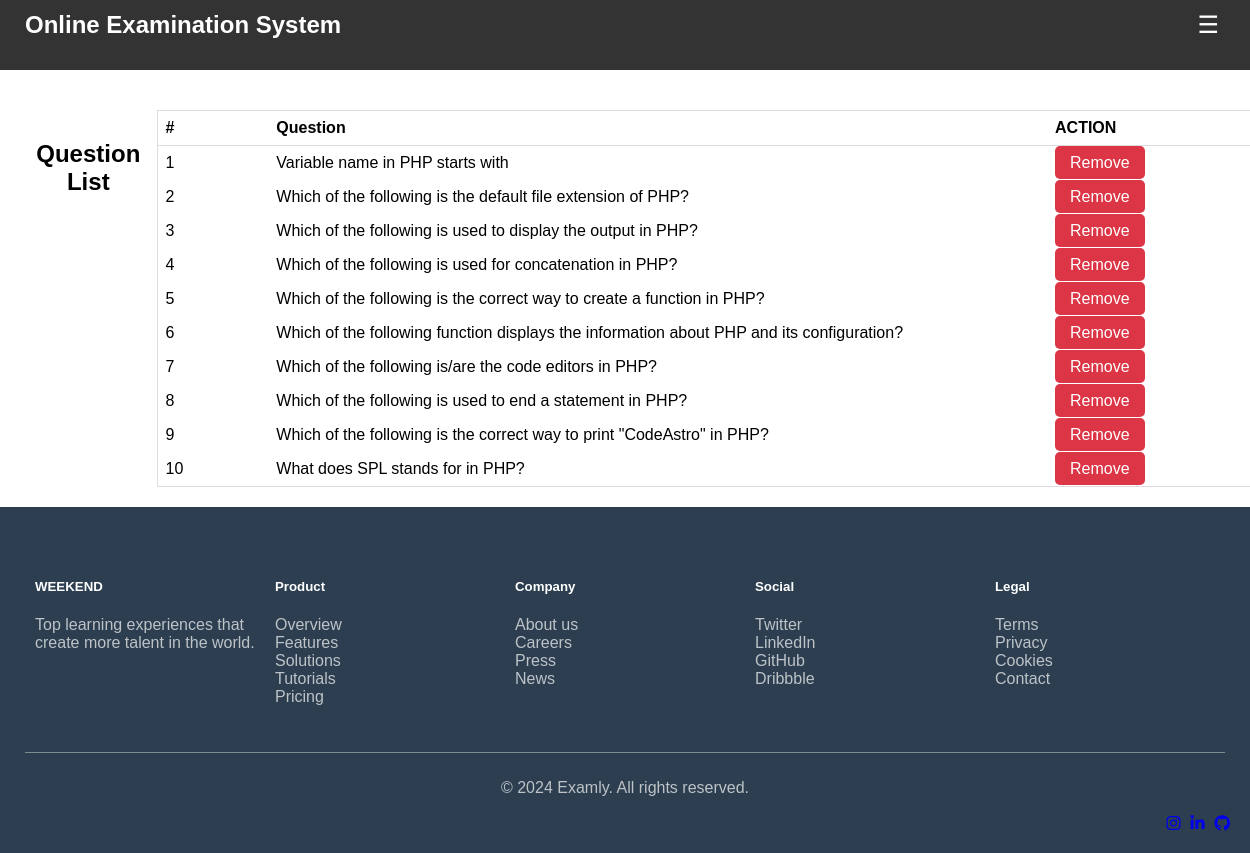
/admin/queslist.php (signed in), run on the app's committed database.
### tables this page shows
CREATE TABLE `tbl_ques` (
  `id` int(11) NOT NULL,
  `quesNo` int(11) NOT NULL,
  `ques` text NOT NULL
);

### lib/Database.php (called while the page is built, shortened)
<?php
class Database {
    public $host   = DB_HOST;
    public $user   = DB_USER;
    public $pass   = DB_PASS;
    public $dbname = DB_NAME;
    public $link;
    private function connectDB() {
        $this->link = new mysqli($this->host, $this->user, $this->pass, $this->dbname);
    }
    public function select($query) {
        $result = $this->link->query($query);
        if ($result->num_rows > 0) {
            return $result;
        } else {
            return false;
        }
    }
}

### classes/Exam.php (called while the page is built, shortened)
<?php
$filepath = realpath(dirname(__FILE__));
include_once ($filepath.'/../lib/Database.php');
class Exam{
	private $db;
	public function __construct(){
		$this->db = new Database();
	}
 public function getqueData(){
   $query = "SELECT * FROM tbl_ques ORDER BY quesNo ASC";
   $result = $this->db->select($query);
   return $result;
 }
}
?>

### admin/queslist.php (the view, shortened to what this page needs)
<?php
    $filepath = realpath(dirname(__FILE__));
    include_once ($filepath.'/inc/header.php');
    include_once ($filepath.'/../classes/Exam.php');
    $exam = new Exam();
?>
<div class="container" style="width: 100%; padding: 20px;">
    <div class="row" style="display: flex; justify-content: center;">
        <div class="col-lg-12 text-center" style="text-align: center;">
            <h1 style="margin-top: 50px; font-size: 24px;">Question List</h1>
            <br/>
        </div>
        <div class="col-lg-12" style="width: 100%; padding: 0;">
            <table style="width: 100%; border-collapse: collapse; margin-top: 20px; border: 1px solid #ddd;">
                <thead>
                    <tr style="margin-bottom: 10px">
                        <th style="width: 10%; padding: 8px; text-align: left; border-bottom: 1px solid #ddd;">#</th>
                        <th style="width: 70%; padding: 8px; text-align: left; border-bottom: 1px solid #ddd;">Question</th>
                        <th style="width: 20%; padding: 8px; text-align: left; border-bottom: 1px solid #ddd;">ACTION</th>
                    </tr>
                </thead>
                <tbody>
                    <?php
                    $questionData = $exam->getqueData();
                    if ($questionData) {
                        $i = 0;
                        while ($result = $questionData->fetch_assoc()) {
                            $i++;
                    ?>
                        <tr>
                            <td style="padding: 8px;"><?php echo $i; ?></td>
                            <td style="padding: 8px;"><?php echo $result['ques']; ?></td>
                            <td style="padding: 8px;"><a onclick="return confirm('Are you sure to Delete.')" href="?delque=<?php echo $result['quesNo']; ?>" style="background-color: #dc3545; color: white; padding: 8px 15px; text-decoration: none; border-radius: 5px; text-align: center; margin-bottom: 10px;">Remove</a></td>
                        </tr>
                    <?php } } ?>
                </tbody>
            </table>
        </div>
    </div>
</div>
<?php include '../inc/footer.php'; ?>

### admin/inc/header.php (shortened to what this page needs)
<?php
    include_once ("../lib/Database.php");
?>
<!doctype html>
<html>
<head>
</head>
<body style="font-family: Verdana, sans-serif; margin: 0; padding: 0;">
<nav style="background-color: #333; color: #fff; padding: 10px; position: relative; height: 50px;">
    <div style="display: flex; justify-content: space-between; align-items: center; max-width: 1200px; margin: 0 auto;">
        <a href="/exam" style="color: #fff; text-decoration: none; font-size: 24px; font-weight: bold;">Online Examination System</a>
        <button class="navbartoggle1" type="button" onclick="toggleMenu()" style="background: none; border: none; color: #fff; font-size: 24px; cursor: pointer;">☰</button>
    </div>
</nav>

### inc/footer.php (shortened to what this page needs)
<footer id="footer" style="background-color: #2c3e50; color: #ecf0f1; padding: 40px 20px; font-family: Verdana, sans-serif; margin-bottom: 0;">
  <div class="container" style="max-width: 1200px; margin: auto;">
    <div class="row" style="display: flex; justify-content: space-between;">
      <div class="col-md-3" style="flex: 1; margin: 10px;">
        <h5 style="color: #ffffff;">WEEKEND</h5>
        <p style="color: #bdc3c7;">Top learning experiences that create more talent in the world.</p>
      </div>
      <div class="col-md-2" style="flex: 1; margin: 10px;">
        <h5 style="color: #ffffff;">Product</h5>
        <ul class="quick-links" style="list-style: none; padding: 0;">
          <li><a href="#" style="color: #bdc3c7; text-decoration: none;">Overview</a></li>
          <li><a href="#" style="color: #bdc3c7; text-decoration: none;">Features</a></li>
          <li><a href="#" style="color: #bdc3c7; text-decoration: none;">Solutions</a></li>
          <li><a href="#" style="color: #bdc3c7; text-decoration: none;">Tutorials</a></li>
          <li><a href="#" style="color: #bdc3c7; text-decoration: none;">Pricing</a></li>
        </ul>
      </div>
      <div class="col-md-2" style="flex: 1; margin: 10px;">
        <h5 style="color: #ffffff;">Company</h5>
        <ul class="quick-links" style="list-style: none; padding: 0;">
          <li><a href="#" style="color: #bdc3c7; text-decoration: none;">About us</a></li>
          <li><a href="#" style="color: #bdc3c7; text-decoration: none;">Careers</a></li>
          <li><a href="#" style="color: #bdc3c7; text-decoration: none;">Press</a></li>
          <li><a href="#" style="color: #bdc3c7; text-decoration: none;">News</a></li>
        </ul>
      </div>
      <div class="col-md-2" style="flex: 1; margin: 10px;">
        <h5 style="color: #ffffff;">Social</h5>
        <ul class="quick-links" style="list-style: none; padding: 0;">
          <li><a href="#" style="color: #bdc3c7; text-decoration: none;">Twitter</a></li>
          <li><a href="#" style="color: #bdc3c7; text-decoration: none;">LinkedIn</a></li>
          <li><a href="#" style="color: #bdc3c7; text-decoration: none;">GitHub</a></li>
          <li><a href="#" style="color: #bdc3c7; text-decoration: none;">Dribbble</a></li>
        </ul>
      </div>
      <div class="col-md-2" style="flex: 1; margin: 10px;">
        <h5 style="color: #ffffff;">Legal</h5>
        <ul class="quick-links" style="list-style: none; padding: 0;">
          <li><a href="#" style="color: #bdc3c7; text-decoration: none;">Terms</a></li>
          <li><a href="#" style="color: #bdc3c7; text-decoration: none;">Privacy</a></li>
          <li><a href="#" style="color: #bdc3c7; text-decoration: none;">Cookies</a></li>
          <li><a href="#" style="color: #bdc3c7; text-decoration: none;">Contact</a></li>
        </ul>
      </div>
      <div class="social-container" style="position: fixed; bottom: 20px; right: 20px;">
        <ul class="social" style="display: flex; list-style: none; padding: 0; margin: 0;">
          <li style="margin-left: 10px;"><a href="#"><i class="fa fa-instagram"></i></a></li>
          <li style="margin-left: 10px;"><a href="#"><i class="fa fa-linkedin"></i></a></li>
          <li style="margin-left: 10px;"><a href="#"><i class="fa fa-github"></i></a></li>
        </ul>
      </div>
    </div>
    <div class="footer-bottom" style="margin-top: 20px; text-align: center; border-top: 1px solid #7f8c8d; padding-top: 10px;">
      <p style="color: #bdc3c7;">© 2024 Examly. All rights reserved.</p>
    </div>
  </div>
</footer>

### data on the page
tbl_ques: ques "Variable name in PHP starts with"
tbl_ques: ques "Which of the following is the default file extension of PHP?"
tbl_ques: ques "Which of the following is used to display the output in PHP?"
tbl_ques: ques "Which of the following is used for concatenation in PHP?"
tbl_ques: ques "Which of the following is the correct way to create a function in PHP?"
tbl_ques: ques "Which of the following function displays the information about PHP and its configuration?"
tbl_ques: ques "Which of the following is/are the code editors in PHP?"
tbl_ques: ques "Which of the following is used to end a statement in PHP?"
tbl_ques: ques "Which of the following is the correct way to print \"CodeAstro\" in PHP?"
tbl_ques: ques "What does SPL stands for in PHP?"
